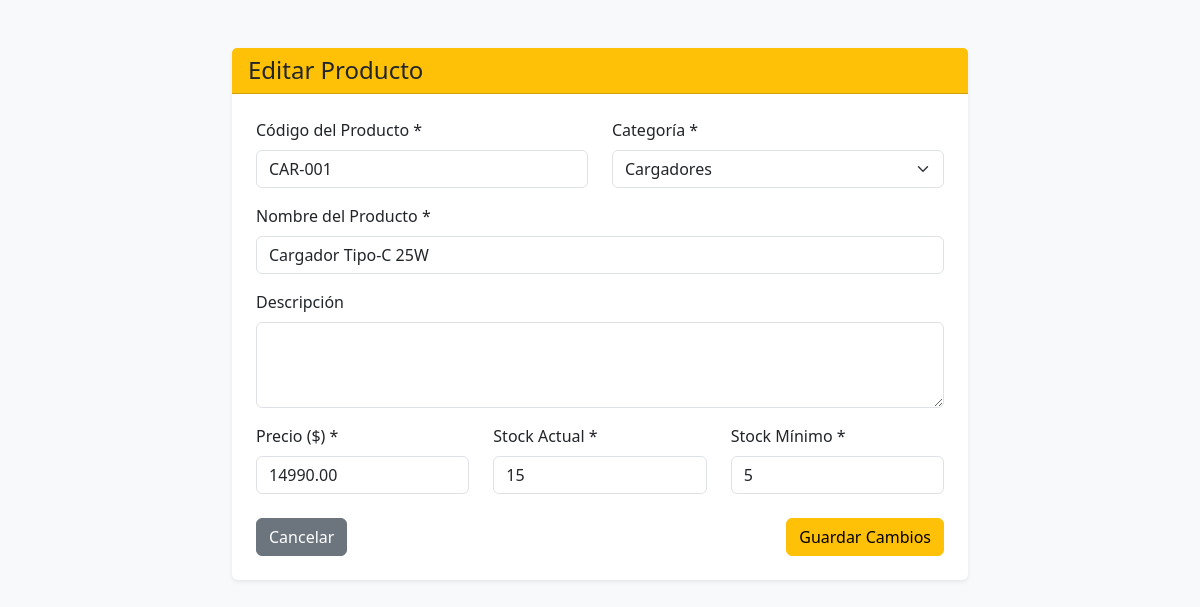
Screenshot of /editar_producto.php?id=3 (signed in) with the database file from the repository.
### tables this page shows
CREATE TABLE `productos` (
  `id_producto` int(11) NOT NULL,
  `codigo` varchar(50) NOT NULL,
  `nombre` varchar(150) NOT NULL,
  `descripcion` text DEFAULT NULL,
  `descripción` text DEFAULT NULL,
  `precio` decimal(10,2) NOT NULL,
  `stock_actual` int(11) NOT NULL DEFAULT 0,
  `stock_minimo` int(11) NOT NULL DEFAULT 0,
  `estado` tinyint(1) NOT NULL DEFAULT 1,
  `id_categoria` int(11) NOT NULL
);

CREATE TABLE `categoria` (
  `id_categoria` int(11) NOT NULL,
  `nombre` varchar(100) NOT NULL,
  `descripción` varchar(250) DEFAULT NULL,
  `estado` tinyint(1) NOT NULL DEFAULT 1
);

### editar_producto.php (the view, shortened to what this page needs)
<?php
require_once 'conexion.php';
$id_producto = isset($_GET['id']) ? intval($_GET['id']) : 0;
try {
    $stmtCat = $pdo->query("SELECT * FROM categoria WHERE estado = 1 ORDER BY nombre ASC");
    $categorias = $stmtCat->fetchAll();
} catch (PDOException $e) {
    die("Error al cargar categorías: " . $e->getMessage());
}
try {
    $stmt = $pdo->prepare("SELECT * FROM productos WHERE id_producto = :id AND estado = 1");
    $stmt->execute([':id' => $id_producto]);
    $producto = $stmt->fetch();
} catch (PDOException $e) {
    die("Error al consultar el producto: " . $e->getMessage());
}
?>
<!DOCTYPE html>
<html lang="es">
<head>
    <link href="https://cdn.jsdelivr.net/npm/bootstrap@5.3.0/dist/css/bootstrap.min.css" rel="stylesheet">
</head>
<body class="bg-light">
<div class="container py-5">
    <div class="row justify-content-center">
        <div class="col-md-8">
            <div class="card shadow-sm border-0">
                <div class="card-header bg-warning text-dark">
                    <h4 class="mb-0">Editar Producto</h4>
                </div>
                <div class="card-body p-4">
                    <form action="editar_producto.php?id=<?php echo $id_producto; ?>" method="POST">
                        <div class="row mb-3">
                            <div class="col-md-6">
                                <label for="codigo" class="form-label">Código del Producto *</label>
                                <input type="text" name="codigo" id="codigo" class="form-control"
                                       value="<?php echo htmlspecialchars($producto['codigo']); ?>" required>
                            </div>
                            <div class="col-md-6">
                                <label for="id_categoria" class="form-label">Categoría *</label>
                                <select name="id_categoria" id="id_categoria" class="form-select" required>
                                    <?php foreach ($categorias as $cat): ?>
                                        <option value="<?php echo $cat['id_categoria']; ?>"
                                            <?php echo ($cat['id_categoria'] == $producto['id_categoria']) ? 'selected' : ''; ?>>
                                            <?php echo htmlspecialchars($cat['nombre']); ?>
                                        </option>
                                    <?php endforeach; ?>
                                </select>
                            </div>
                        </div>
                        <div class="mb-3">
                            <label for="nombre" class="form-label">Nombre del Producto *</label>
                            <input type="text" name="nombre" id="nombre" class="form-control"
                                   value="<?php echo htmlspecialchars($producto['nombre']); ?>" required>
                        </div>
                        <div class="mb-3">
                            <label for="descripcion" class="form-label">Descripción</label>
                            <textarea name="descripcion" id="descripcion" class="form-control" rows="3"><?php echo htmlspecialchars($producto['descripcion'] ?? ''); ?></textarea>
                        </div>
                        <div class="row mb-3">
                            <div class="col-md-4">
                                <label for="precio" class="form-label">Precio ($) *</label>
                                <input type="number" step="0.01" min="0" name="precio" id="precio" class="form-control"
                                       value="<?php echo $producto['precio']; ?>" required>
                            </div>
                            <div class="col-md-4">
                                <label for="stock_actual" class="form-label">Stock Actual *</label>
                                <input type="number" min="0" name="stock_actual" id="stock_actual" class="form-control"
                                       value="<?php echo $producto['stock_actual']; ?>" required>
                            </div>
                            <div class="col-md-4">
                                <label for="stock_minimo" class="form-label">Stock Mínimo *</label>
                                <input type="number" min="0" name="stock_minimo" id="stock_minimo" class="form-control"
                                       value="<?php echo $producto['stock_minimo']; ?>" required>
                            </div>
                        </div>
                        <div class="d-flex justify-content-between mt-4">
                            <a href="productos.php" class="btn btn-secondary">Cancelar</a>
                            <button type="submit" class="btn btn-warning">Guardar Cambios</button>
                        </div>
                    </form>
                </div>
            </div>
        </div>
    </div>
</div>
</body>
</html>

### rows the page displays
productos: codigo "CAR-001", id_categoria "Cargadores", nombre "Cargador Tipo-C 25W", precio "14990.00", stock_actual "15", stock_minimo "5"
